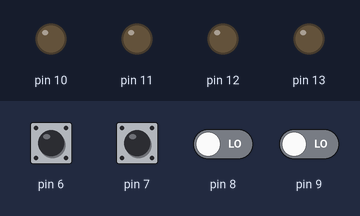
Recording of a sketch running on a simulated Arduino Uno, built with avr-gcc and run on an emulated ATmega328P. Shown: output pins drawn as LEDs (lit = HIGH). Inputs (shaded band) come from the test bench; at power-on: pin 6–9 LOW.

Above: at 1.2 s.
1.3 s: pin 6 driven HIGH
At 2.5 s:
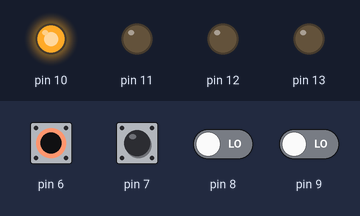
2.8 s: pin 7 driven HIGH
At 3.8 s:
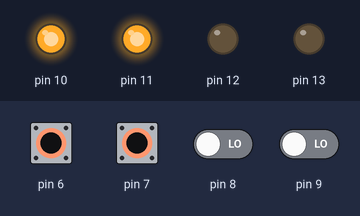
4.3 s: pin 8 driven HIGH
At 4.9 s:
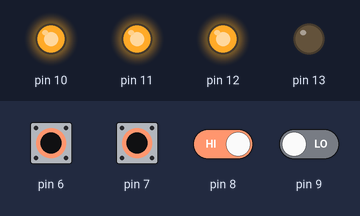
5.8 s: pin 9 driven HIGH
At 6.1 s:
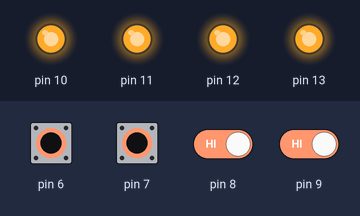
7.3 s: pin 6 pulsed LOW 5 times (0.12 s each, 0.3 s apart)
At 9.0 s:
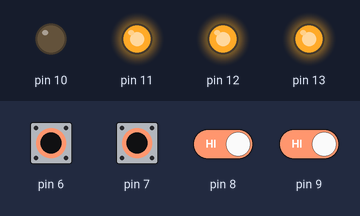
10.3 s: pin 7 pulsed LOW 2 times (0.12 s each, 0.3 s apart)
At 10.57 s:
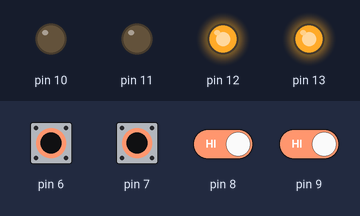
Timing chart, 0 to 13.3 s (numbered marks = the images above; inputs shaded):
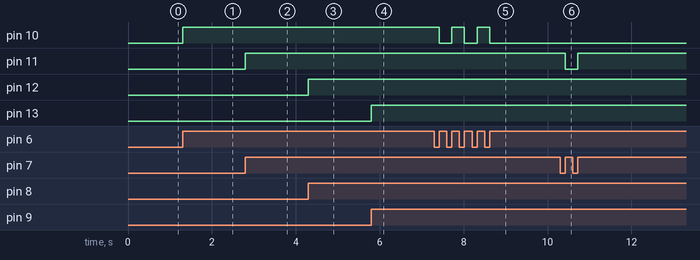

The sketch:

test.ino
```cpp
#include "Switch.h"

Switch switch1(6, 10);
Switch switch2(7, 11);
Switch switch3(8, 12);
Switch switch4(9, 13);

void setup(){
  Serial.begin(9600);
}

void loop(){
  switch1.readSwitchChangeLed();
  switch2.readSwitchChangeLed();
  switch3.readSwitchChangeLed();
  switch4.readSwitchChangeLed();
}
```

Switch.cpp
```cpp
#include "Arduino.h"
#include "Switch.h"

Switch::Switch(int8_t pin, int8_t led = -1){
    _digitalPin = pin;
    _led = led;
    if(_led != -1) pinMode(_led, OUTPUT);
    pinMode(_digitalPin, INPUT);
}

void Switch::readSwitchChangeLed()
{
    _buttonInput = digitalRead(_digitalPin);
    _button_curr_state = _buttonInput;
    if (_button_curr_state == HIGH && _button_prev_input == LOW && (millis()-_prevTime)>50){
        if(_led_state){
            _led_state = LOW;
        } else {
            _led_state = HIGH;
        }
        digitalWrite(_led, _led_state);
        _prevTime = millis();
    } else if (_button_curr_state == LOW && _button_prev_input == HIGH){
        _prevTime = millis();
    }
    _button_prev_input = _button_curr_state;
}

bool Switch::readSwitch()
{
    _buttonInput = digitalRead(_digitalPin);
    _button_curr_state = _buttonInput;
    if (_button_curr_state == HIGH && _button_prev_input == LOW && (millis()-_prevTime)>50){
        return true;
        _prevTime = millis();
    } else if (_button_curr_state == LOW && _button_prev_input == HIGH){
        _prevTime = millis();
    }
    _button_prev_input = _button_curr_state;
    return false;
}
```

Switch.h
```cpp
#ifndef Switch_h
#define Switch_h
class Switch
{
  private:
    int _button_prev_input = LOW;
    int _button_curr_state = LOW;
    int _led_state = 0;
    int _digitalPin = NULL;
    int _buttonInput = 0;
    int _led = NULL;
    unsigned long _prevTime= 0;

  public:
    Switch(int8_t pin, int8_t led);
    void readSwitchChangeLed();
    bool readSwitch();
};

#endif
```

Measured:
- after the input at 1.3 s, pin 10: LOW → HIGH at once
- after the input at 2.8 s, pin 11: LOW → HIGH at once
- after the input at 4.3 s, pin 12: LOW → HIGH at once
- after the input at 5.8 s, pin 13: LOW → HIGH at once
- after the input at 7.3 s, pin 10: alternates HIGH for 0.30 s and LOW for 0.30 s, 5 changes in all, then stays LOW, starting after 0.12 s
- after the input at 10.3 s, pin 11: HIGH → LOW after 0.12 s, → HIGH 0.30 s later
